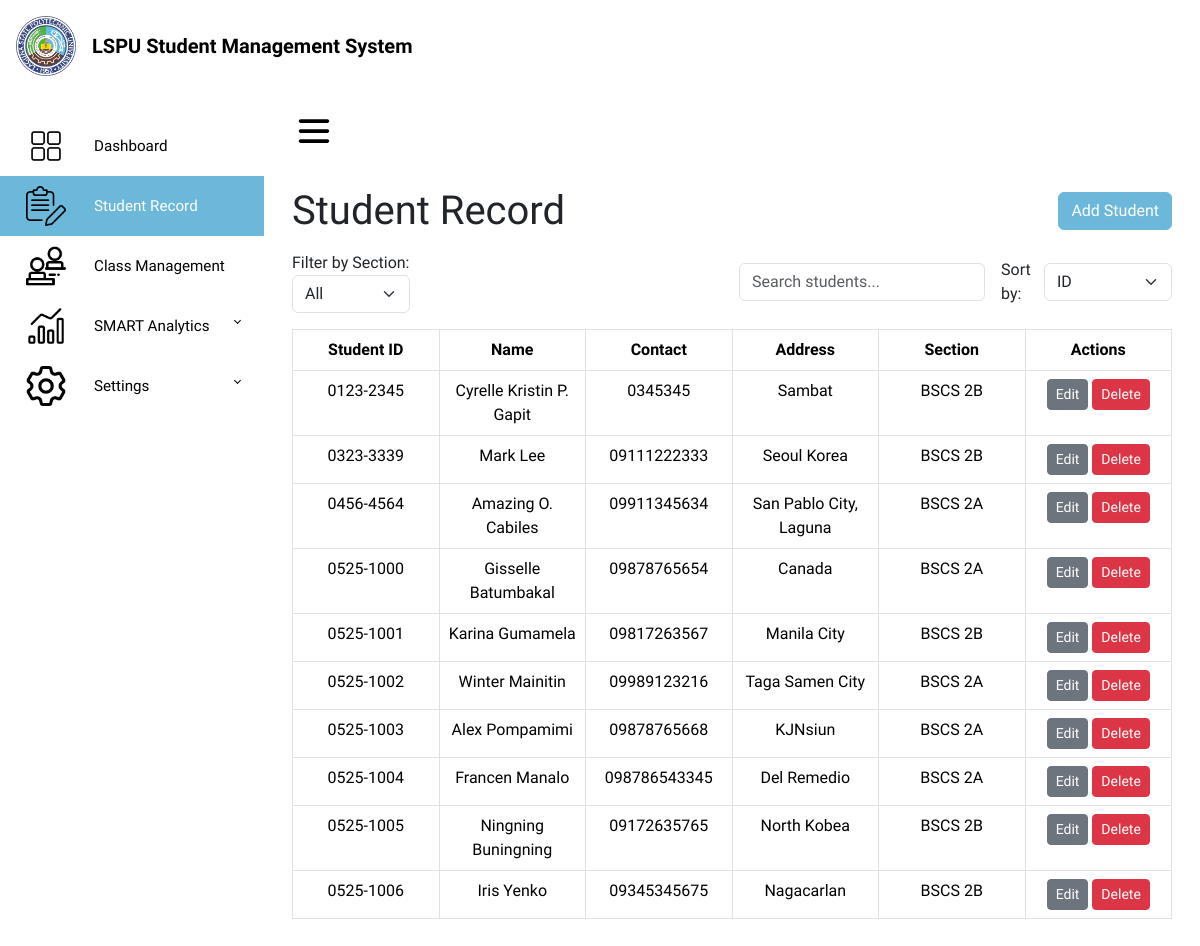
The page /studentlist/ on the database as committed earlier.
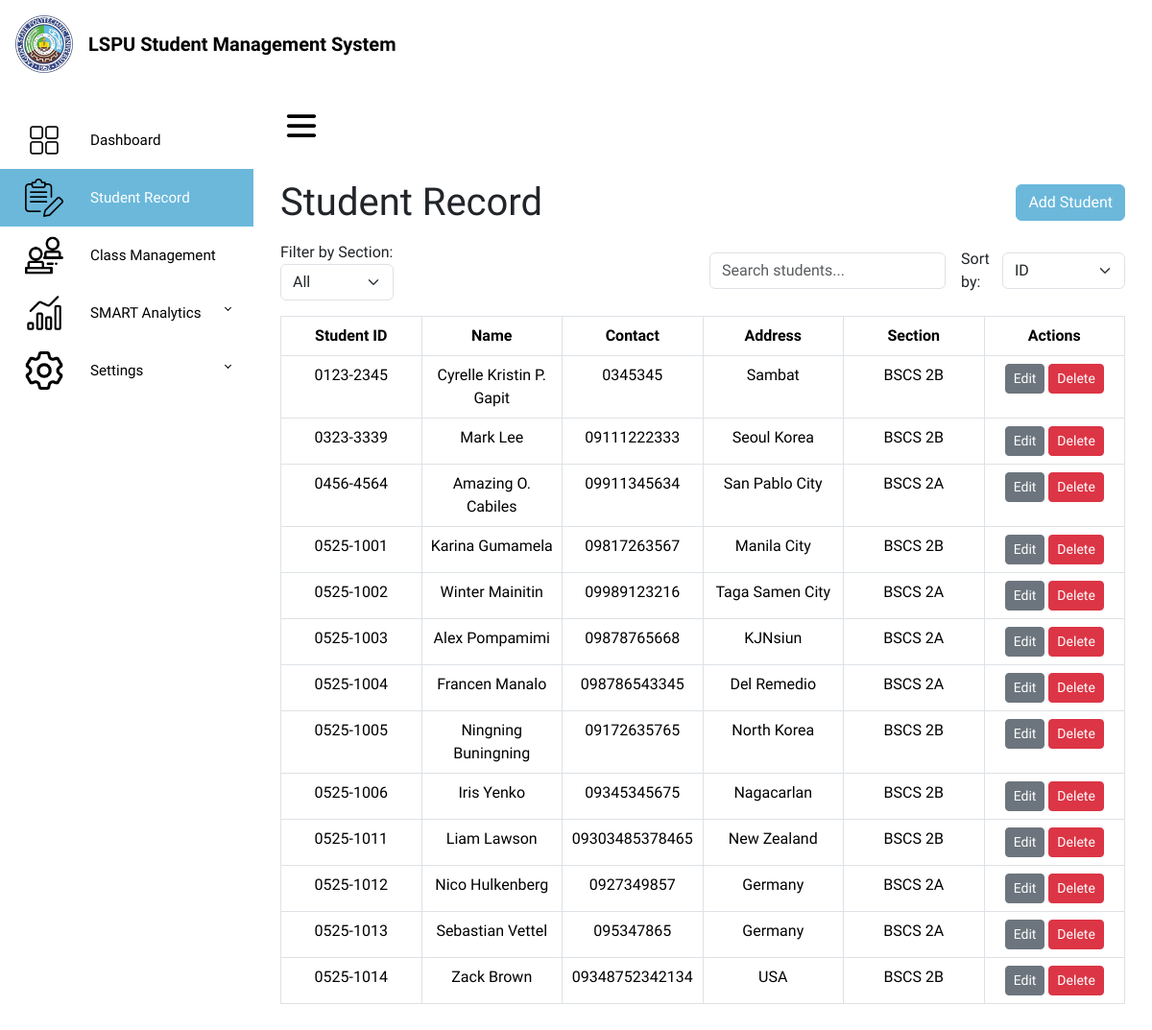
The same page on the database as committed later.
### SMSapp/models.py (models this page shows, shortened)
class Student(models.Model):
    student_id = models.CharField(max_length=20, unique=True, blank=True)
    name = models.CharField(max_length=100)
    contact = models.CharField(max_length=20)
    address = models.TextField()
    section = models.CharField(max_length=10, default="BSCS 2A")

### SMSapp/views.py (the view)
# urls.py: path('studentlist/', views.studentlist, name='studentlist'),
def studentlist(request):
    section_filter = request.GET.get('section', None)
    sort_by = request.GET.get('sort_by', 'student_id')
    allowed_fields = ['student_id', 'name', 'address']
    if sort_by not in allowed_fields:
        sort_by = 'student_id'
    if section_filter:
        students = Student.objects.filter(section=section_filter).order_by(sort_by)
    else:
        students = Student.objects.all().order_by(sort_by)
    return render(request, 'studentlist.html', {
        'students': students,
        'current_sort': sort_by,
        'section_filter': section_filter
    })

### SMSapp/templates/studentlist.html (shortened to what this page needs)
{% load static %}
<!DOCTYPE html>
<html lang="en">
<head>
    <link href="https://cdn.jsdelivr.net/npm/bootstrap@5.3.3/dist/css/bootstrap.min.css" rel="stylesheet">
    <link href="https://cdn.lineicons.com/5.0/lineicons.css" rel="stylesheet">
    <link rel="stylesheet" href="https://cdn.jsdelivr.net/npm/bootstrap-icons@1.12.1/font/bootstrap-icons.min.css">
</head>
<body>
    <div class="topbar bg-white text-dark p-3 d-flex align-items-center">
        <a href="{% url 'home' %}" class="d-flex align-items-center text-decoration-none">
            <img src="{% static 'icons/logo.png' %}" alt="LSPU Logo" class="me-3" style="max-width: 60px;">
            <span class="fw-bold fs-5">LSPU Student Management System</span>
        </a>
    </div>
    <div class="d-flex">
        <aside id="sidebar" class="sidebar-toggle">
            <br>
            <ul class="sidebar-nav p-0">
                <li class="sidebar-item">
                    <a href="{% url 'home' %}" class="sidebar-link">
                        <img src="{% static 'icons/dashboard.png' %}" alt="Dashboard" class="me-3" style="max-width: 40px;">
                        <span>Dashboard</span>
                    </a>
                </li>
                <li class="sidebar-item">
                    <a href="{% url 'studentlist' %}" class="sidebar-link active">
                        <img src="{% static 'icons/records.png' %}" alt="Student Management" class="me-3" style="max-width: 40px;">
                        <span>Student Record</span>
                    </a>
                </li>
                <li class="sidebar-item">
                    <a href="{% url 'classman' %}" class="sidebar-link">
                        <img src="{% static 'icons/class.png' %}" alt="Class Management" class="me-3" style="max-width: 40px;">
                        <span>Class Management</span>
                    </a>
                </li>
                <li class="sidebar-item">
                    <a href="#" class="sidebar-link collapsed has-dropdown" data-bs-toggle="collapse"
                        data-bs-target="#smart" aria-expanded="true" aria-controls="smart">
                        <img src="{% static 'icons/analytics.png' %}" alt="SMART Analytics" class="me-3" style="max-width: 40px;">
                        <span>SMART Analytics</span>
                    </a>
                </li>
                <li class="sidebar-item">
                    <a href="#" class="sidebar-link collapsed has-dropdown" data-bs-toggle="collapse"
                        data-bs-target="#setting" aria-expanded="true" aria-controls="setting">
                        <img src="{% static 'icons/settings.png' %}" alt="Settings" class="me-3" style="max-width: 40px;">
                        <span>Settings</span>
                    </a>
                </li>
            </ul>
        </aside>
        <div class="main">
            <nav class="navbar navbar-expand">
                <button class="toggler-btn" type="button">
                </button>
            </nav>
            <main class="p-3 d-flex flex-column justify-content-between" style="min-height: 80vh;">
                <div class="container-fluid">
                <div class="d-flex justify-content-between align-items-center mb-3">
                    <h1 class="mb-0 text-start">Student Record</h1>
                    <button class="btn btn-success" id="add-student-btn" data-bs-toggle="modal" data-bs-target="#addStudentModal">
                        Add Student
                    </button>
                </div>
                <div class="d-flex justify-content-between align-items-center gap-3 mb-3">
                    <div>
                        <label for="section_filter" class="form-label mb-0">Filter by Section:</label>
                        <form method="get">
                            <select name="section" id="section_filter" class="form-select" onchange="this.form.submit()">
                                <option value="">All</option>
                            </select>
                        </form>
                    </div>
                    <div class="d-flex align-items-center gap-3">
                        <div style="max-width: 300px;">
                            <input type="text" id="search" class="form-control" placeholder="Search students...">
                        </div>
                        <form method="get" id="sortForm" class="d-flex align-items-center">
                            <label for="sort_by" class="me-2 mb-0">Sort by:</label>
                            <select name="sort_by" id="sort_by" class="form-select">
                                <option value="student_id" {% if current_sort == 'student_id' %}selected{% endif %}>ID</option>
                            </select>
                        </form>
                    </div>
                </div>
                    <div class="table-responsive text-center">
                        <table class="table table-bordered" id="studentTable">
                            <thead>
                                <tr>
                                    <th class="text-center">Student ID</th>
                                    <th class="text-center">Name</th>
                                    <th class="text-center">Contact</th>
                                    <th class="text-center">Address</th>
                                    <th class="text-center">Section</th>
                                    <th class="text-center">Actions</th>
                                </tr>
                            </thead>
                            <tbody>
                                {% for student in students %}
                                <tr data-id="{{ student.id }}">
                                    <td>{{ student.student_id }}</td>
                                    <td>{{ student.name }}</td>
                                    <td>{{ student.contact }}</td>
                                    <td>{{ student.address }}</td>
                                    <td>{{ student.section }}</td>
                                    <td>
                                        <button class="btn btn-sm btn-primary" onclick="openEditModal('{{ student.id }}')">Edit</button>
                                        <button class="btn btn-sm btn-danger" onclick="deleteStudent('{{ student.id }}')">Delete</button>
                                    </td>
                                </tr>
                                {% endfor %}
                            </tbody>
                        </table>
                    </div>
                </div>
            </main>
        </div>
    </div>
</body>
</html>

### SMSapp/templates/studentlist.html (style rules this page uses)
* { font-family: "Ubuntu", sans-serif; }
table { table-layout: fixed; width: 100%; }
td { word-wrap: break-word; white-space: normal; vertical-align: top; }
li { list-style: none; }
a { text-decoration: none; color: black; }
.main { min-height: 100vh; width: 100%; overflow: hidden; }
#sidebar { max-width: 264px; min-width: 264px; transition: all 0.35s ease-in-out; background-color: white; display: flex; flex-direction: column; }
.toggler-btn { background-color: transparent; cursor: pointer; border: 0; }
.navbar { padding: 1.15rem 1.5rem; }
.sidebar-nav { flex: 1 1 auto; }
a.sidebar-link { padding: .625rem 1.625rem; color: black; position: relative; transition: all 0.35s; display: flex; align-items: center; gap: 0.75rem; }
.sidebar-link span { font-size: 0.95rem; font-weight: 500; }
.sidebar-link.active { background-color: #6bb8db; color: white; font-weight: bolder; }
.sidebar-link[data-bs-toggle="collapse"]::after { border: solid; border-width: 0 .075rem .075rem 0; content: ""; display: inline-block; padding: 2px; position: absolute; right: 1.5rem; top: 1.4rem; transform: rotate(-135deg); transition: all 0.2s ease-out; }
.sidebar-link[data-bs-toggle="collapse"].collapsed::after { transform: rotate(45deg); transition: all 0.2s ease-out; }
.btn:not(.btn-danger) { background-color: #6c757d !important; border-color: #6c757d !important; color: #fff !important; }
#add-student-btn { background-color: #6bb8db !important; border-color: #6bb8db !important; color: #fff !important; }

Rows that differ between the two databases and show on the page:
removed Student: student_id "0525-1000", name "Gisselle Batumbakal", contact "09878765654", address "Canada", section "BSCS 2A"
changed Student "Amazing O. Cabiles": address "San Pablo City, Laguna" → "San Pablo City"
changed Student "Ningning Buningning": address "North Kobea" → "North Korea"
added Student: student_id "0525-1011", name "Liam Lawson", contact "09303485378465", address "New Zealand", section "BSCS 2B"
added Student: student_id "0525-1012", name "Nico Hulkenberg", contact "0927349857", address "Germany", section "BSCS 2A"
added Student: student_id "0525-1013", name "Sebastian Vettel", contact "095347865", address "Germany", section "BSCS 2A"
added Student: student_id "0525-1014", name "Zack Brown", contact "09348752342134", address "USA", section "BSCS 2B"
